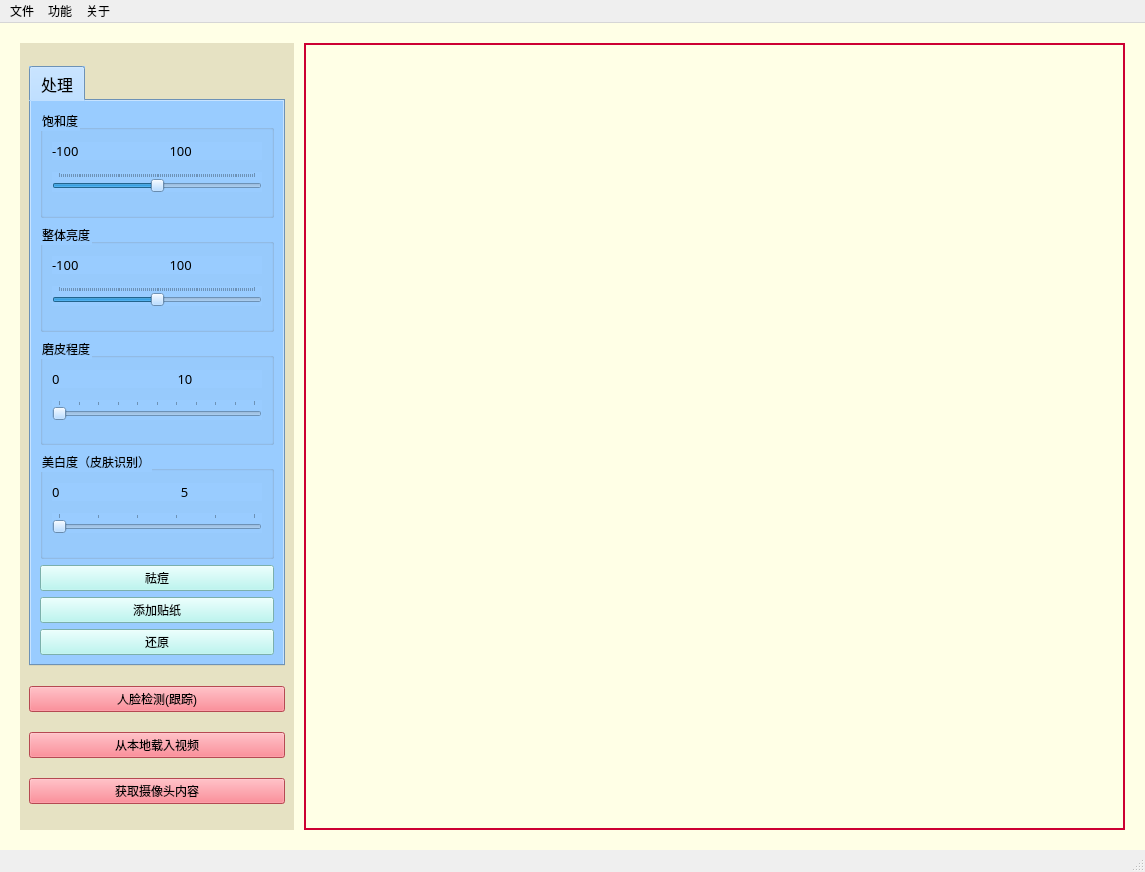
<?xml version="1.0" encoding="UTF-8"?>
<ui version="4.0">
 <class>MainWindow</class>
 <widget class="QMainWindow" name="MainWindow">
  <property name="windowModality">
   <enum>Qt::NonModal</enum>
  </property>
  <property name="enabled">
   <bool>true</bool>
  </property>
  <property name="geometry">
   <rect>
    <x>0</x>
    <y>0</y>
    <width>1145</width>
    <height>872</height>
   </rect>
  </property>
  <property name="sizePolicy">
   <sizepolicy hsizetype="Preferred" vsizetype="Preferred">
    <horstretch>50</horstretch>
    <verstretch>10</verstretch>
   </sizepolicy>
  </property>
  <property name="focusPolicy">
   <enum>Qt::StrongFocus</enum>
  </property>
  <property name="contextMenuPolicy">
   <enum>Qt::ActionsContextMenu</enum>
  </property>
  <property name="acceptDrops">
   <bool>true</bool>
  </property>
  <property name="windowTitle">
   <string>相机特效</string>
  </property>
  <property name="windowIcon">
   <iconset>
    <normaloff>C:/Users/kunkun/.designer/backup/cam.ico</normaloff>C:/Users/kunkun/.designer/backup/cam.ico</iconset>
  </property>
  <property name="statusTip">
   <string/>
  </property>
  <property name="autoFillBackground">
   <bool>false</bool>
  </property>
  <property name="styleSheet">
   <string notr="true"/>
  </property>
  <property name="iconSize">
   <size>
    <width>50</width>
    <height>50</height>
   </size>
  </property>
  <property name="animated">
   <bool>true</bool>
  </property>
  <property name="tabShape">
   <enum>QTabWidget::Rounded</enum>
  </property>
  <property name="dockNestingEnabled">
   <bool>false</bool>
  </property>
  <property name="dockOptions">
   <set>QMainWindow::AllowTabbedDocks|QMainWindow::AnimatedDocks</set>
  </property>
  <widget class="QWidget" name="centralwidget">
   <property name="sizePolicy">
    <sizepolicy hsizetype="Preferred" vsizetype="Preferred">
     <horstretch>0</horstretch>
     <verstretch>0</verstretch>
    </sizepolicy>
   </property>
   <property name="autoFillBackground">
    <bool>false</bool>
   </property>
   <property name="styleSheet">
    <string notr="true">background-color: rgb(255, 255, 230);
</string>
   </property>
   <layout class="QHBoxLayout" name="_2" stretch="0,13">
    <property name="spacing">
     <number>10</number>
    </property>
    <property name="leftMargin">
     <number>20</number>
    </property>
    <property name="topMargin">
     <number>20</number>
    </property>
    <property name="rightMargin">
     <number>20</number>
    </property>
    <property name="bottomMargin">
     <number>20</number>
    </property>
    <item>
     <widget class="QWidget" name="QWidgetLeft" native="true">
      <property name="styleSheet">
       <string notr="true">* {
background:#e6e2c3;


}</string>
      </property>
      <layout class="QVBoxLayout" name="verticalLayout_3">
       <item>
        <widget class="QTabWidget" name="tabWidget">
         <property name="enabled">
          <bool>true</bool>
         </property>
         <property name="minimumSize">
          <size>
           <width>256</width>
           <height>600</height>
          </size>
         </property>
         <property name="maximumSize">
          <size>
           <width>256</width>
           <height>600</height>
          </size>
         </property>
         <property name="baseSize">
          <size>
           <width>0</width>
           <height>0</height>
          </size>
         </property>
         <property name="font">
          <font>
           <family>华文中宋</family>
           <pointsize>12</pointsize>
          </font>
         </property>
         <property name="styleSheet">
          <string notr="true">*{
background-color:#99CCFF;
}</string>
         </property>
         <property name="currentIndex">
          <number>0</number>
         </property>
         <property name="elideMode">
          <enum>Qt::ElideLeft</enum>
         </property>
         <widget class="QWidget" name="tab_4">
          <property name="sizePolicy">
           <sizepolicy hsizetype="Preferred" vsizetype="Preferred">
            <horstretch>0</horstretch>
            <verstretch>0</verstretch>
           </sizepolicy>
          </property>
          <property name="font">
           <font>
            <family>微软雅黑</family>
            <pointsize>11</pointsize>
           </font>
          </property>
          <property name="styleSheet">
           <string notr="true">QPushButton{
background-color: #acf6ef;
}</string>
          </property>
          <attribute name="title">
           <string>处理</string>
          </attribute>
          <layout class="QVBoxLayout" name="verticalLayout_2" stretch="0,0,0,0,0,0,0">
           <item>
            <widget class="QGroupBox" name="groupBox_3">
             <property name="sizePolicy">
              <sizepolicy hsizetype="Preferred" vsizetype="Preferred">
               <horstretch>20</horstretch>
               <verstretch>0</verstretch>
              </sizepolicy>
             </property>
             <property name="title">
              <string>饱和度</string>
             </property>
             <layout class="QVBoxLayout" name="verticalLayout_6">
              <property name="spacing">
               <number>0</number>
              </property>
              <property name="topMargin">
               <number>0</number>
              </property>
              <item>
               <widget class="QLabel" name="label_9">
                <property name="sizePolicy">
                 <sizepolicy hsizetype="Expanding" vsizetype="Maximum">
                  <horstretch>0</horstretch>
                  <verstretch>0</verstretch>
                 </sizepolicy>
                </property>
                <property name="minimumSize">
                 <size>
                  <width>10</width>
                  <height>10</height>
                 </size>
                </property>
                <property name="font">
                 <font>
                  <family>微软雅黑</family>
                  <pointsize>10</pointsize>
                 </font>
                </property>
                <property name="lineWidth">
                 <number>10</number>
                </property>
                <property name="text">
                 <string>-100                           100</string>
                </property>
               </widget>
              </item>
              <item>
               <widget class="QSlider" name="horizontalSlider">
                <property name="cursor">
                 <cursorShape>PointingHandCursor</cursorShape>
                </property>
                <property name="minimum">
                 <number>-50</number>
                </property>
                <property name="maximum">
                 <number>50</number>
                </property>
                <property name="tracking">
                 <bool>true</bool>
                </property>
                <property name="orientation">
                 <enum>Qt::Horizontal</enum>
                </property>
                <property name="tickPosition">
                 <enum>QSlider::TicksAbove</enum>
                </property>
                <property name="tickInterval">
                 <number>1</number>
                </property>
               </widget>
              </item>
             </layout>
            </widget>
           </item>
           <item>
            <widget class="QGroupBox" name="groupBox">
             <property name="sizePolicy">
              <sizepolicy hsizetype="Preferred" vsizetype="Preferred">
               <horstretch>20</horstretch>
               <verstretch>0</verstretch>
              </sizepolicy>
             </property>
             <property name="styleSheet">
              <string notr="true"/>
             </property>
             <property name="title">
              <string>整体亮度</string>
             </property>
             <layout class="QVBoxLayout" name="verticalLayout_4">
              <property name="spacing">
               <number>0</number>
              </property>
              <property name="topMargin">
               <number>0</number>
              </property>
              <item>
               <widget class="QLabel" name="label_6">
                <property name="sizePolicy">
                 <sizepolicy hsizetype="Expanding" vsizetype="Maximum">
                  <horstretch>0</horstretch>
                  <verstretch>0</verstretch>
                 </sizepolicy>
                </property>
                <property name="minimumSize">
                 <size>
                  <width>10</width>
                  <height>10</height>
                 </size>
                </property>
                <property name="font">
                 <font>
                  <family>微软雅黑</family>
                  <pointsize>10</pointsize>
                 </font>
                </property>
                <property name="lineWidth">
                 <number>10</number>
                </property>
                <property name="text">
                 <string>-100                           100</string>
                </property>
               </widget>
              </item>
              <item>
               <widget class="QSlider" name="horizontalSlider_4">
                <property name="sizePolicy">
                 <sizepolicy hsizetype="Expanding" vsizetype="Fixed">
                  <horstretch>50</horstretch>
                  <verstretch>0</verstretch>
                 </sizepolicy>
                </property>
                <property name="font">
                 <font>
                  <weight>50</weight>
                  <bold>false</bold>
                 </font>
                </property>
                <property name="cursor">
                 <cursorShape>PointingHandCursor</cursorShape>
                </property>
                <property name="mouseTracking">
                 <bool>false</bool>
                </property>
                <property name="focusPolicy">
                 <enum>Qt::StrongFocus</enum>
                </property>
                <property name="minimum">
                 <number>-50</number>
                </property>
                <property name="maximum">
                 <number>50</number>
                </property>
                <property name="orientation">
                 <enum>Qt::Horizontal</enum>
                </property>
                <property name="tickPosition">
                 <enum>QSlider::TicksAbove</enum>
                </property>
                <property name="tickInterval">
                 <number>1</number>
                </property>
               </widget>
              </item>
             </layout>
            </widget>
           </item>
           <item>
            <widget class="QGroupBox" name="groupBox_13">
             <property name="title">
              <string>磨皮程度</string>
             </property>
             <layout class="QVBoxLayout" name="verticalLayout_17">
              <property name="spacing">
               <number>0</number>
              </property>
              <property name="topMargin">
               <number>0</number>
              </property>
              <item>
               <widget class="QLabel" name="label_16">
                <property name="sizePolicy">
                 <sizepolicy hsizetype="Expanding" vsizetype="Maximum">
                  <horstretch>0</horstretch>
                  <verstretch>0</verstretch>
                 </sizepolicy>
                </property>
                <property name="minimumSize">
                 <size>
                  <width>10</width>
                  <height>10</height>
                 </size>
                </property>
                <property name="font">
                 <font>
                  <family>微软雅黑</family>
                  <pointsize>10</pointsize>
                 </font>
                </property>
                <property name="text">
                 <string>0                                   10</string>
                </property>
                <property name="textFormat">
                 <enum>Qt::AutoText</enum>
                </property>
               </widget>
              </item>
              <item>
               <widget class="QSlider" name="horizontalSlider_11">
                <property name="sizePolicy">
                 <sizepolicy hsizetype="Expanding" vsizetype="Fixed">
                  <horstretch>50</horstretch>
                  <verstretch>0</verstretch>
                 </sizepolicy>
                </property>
                <property name="font">
                 <font>
                  <weight>50</weight>
                  <bold>false</bold>
                 </font>
                </property>
                <property name="cursor">
                 <cursorShape>PointingHandCursor</cursorShape>
                </property>
                <property name="mouseTracking">
                 <bool>false</bool>
                </property>
                <property name="focusPolicy">
                 <enum>Qt::StrongFocus</enum>
                </property>
                <property name="maximum">
                 <number>10</number>
                </property>
                <property name="pageStep">
                 <number>10</number>
                </property>
                <property name="orientation">
                 <enum>Qt::Horizontal</enum>
                </property>
                <property name="tickPosition">
                 <enum>QSlider::TicksAbove</enum>
                </property>
                <property name="tickInterval">
                 <number>1</number>
                </property>
               </widget>
              </item>
             </layout>
            </widget>
           </item>
           <item>
            <widget class="QGroupBox" name="groupBox_15">
             <property name="sizePolicy">
              <sizepolicy hsizetype="Preferred" vsizetype="Preferred">
               <horstretch>20</horstretch>
               <verstretch>0</verstretch>
              </sizepolicy>
             </property>
             <property name="styleSheet">
              <string notr="true"/>
             </property>
             <property name="title">
              <string>美白度（皮肤识别）</string>
             </property>
             <layout class="QVBoxLayout" name="verticalLayout_20">
              <property name="spacing">
               <number>0</number>
              </property>
              <property name="topMargin">
               <number>0</number>
              </property>
              <item>
               <widget class="QLabel" name="label_18">
                <property name="sizePolicy">
                 <sizepolicy hsizetype="Expanding" vsizetype="Maximum">
                  <horstretch>0</horstretch>
                  <verstretch>0</verstretch>
                 </sizepolicy>
                </property>
                <property name="minimumSize">
                 <size>
                  <width>10</width>
                  <height>10</height>
                 </size>
                </property>
                <property name="font">
                 <font>
                  <family>微软雅黑</family>
                  <pointsize>10</pointsize>
                 </font>
                </property>
                <property name="lineWidth">
                 <number>10</number>
                </property>
                <property name="text">
                 <string>0                                    5</string>
                </property>
               </widget>
              </item>
              <item>
               <widget class="QSlider" name="horizontalSlider_13">
                <property name="sizePolicy">
                 <sizepolicy hsizetype="Expanding" vsizetype="Fixed">
                  <horstretch>50</horstretch>
                  <verstretch>0</verstretch>
                 </sizepolicy>
                </property>
                <property name="font">
                 <font>
                  <weight>50</weight>
                  <bold>false</bold>
                 </font>
                </property>
                <property name="cursor">
                 <cursorShape>PointingHandCursor</cursorShape>
                </property>
                <property name="mouseTracking">
                 <bool>false</bool>
                </property>
                <property name="focusPolicy">
                 <enum>Qt::StrongFocus</enum>
                </property>
                <property name="minimum">
                 <number>0</number>
                </property>
                <property name="maximum">
                 <number>50</number>
                </property>
                <property name="orientation">
                 <enum>Qt::Horizontal</enum>
                </property>
                <property name="tickPosition">
                 <enum>QSlider::TicksAbove</enum>
                </property>
                <property name="tickInterval">
                 <number>10</number>
                </property>
               </widget>
              </item>
             </layout>
            </widget>
           </item>
           <item>
            <widget class="QPushButton" name="pushButton">
             <property name="text">
              <string>祛痘</string>
             </property>
            </widget>
           </item>
           <item>
            <widget class="QPushButton" name="pushButton_12">
             <property name="text">
              <string>添加贴纸</string>
             </property>
            </widget>
           </item>
           <item>
            <widget class="QPushButton" name="pushButton_5">
             <property name="text">
              <string>还原</string>
             </property>
            </widget>
           </item>
          </layout>
         </widget>
        </widget>
       </item>
       <item>
        <widget class="QPushButton" name="pushButton_4">
         <property name="styleSheet">
          <string notr="true">background-color: #fe6673;</string>
         </property>
         <property name="text">
          <string>人脸检测(跟踪)</string>
         </property>
        </widget>
       </item>
       <item>
        <widget class="QPushButton" name="pushButton_3">
         <property name="styleSheet">
          <string notr="true">background-color: #fe6673;</string>
         </property>
         <property name="text">
          <string>从本地载入视频</string>
         </property>
        </widget>
       </item>
       <item>
        <widget class="QPushButton" name="pushButton_2">
         <property name="styleSheet">
          <string notr="true">background-color: #fe6673;</string>
         </property>
         <property name="text">
          <string>获取摄像头内容</string>
         </property>
        </widget>
       </item>
      </layout>
     </widget>
    </item>
    <item>
     <layout class="QVBoxLayout" name="verticalLayout" stretch="100">
      <property name="spacing">
       <number>0</number>
      </property>
      <property name="leftMargin">
       <number>0</number>
      </property>
      <property name="topMargin">
       <number>0</number>
      </property>
      <property name="rightMargin">
       <number>0</number>
      </property>
      <property name="bottomMargin">
       <number>0</number>
      </property>
      <item>
       <widget class="QGraphicsView" name="graphicsView">
        <property name="minimumSize">
         <size>
          <width>0</width>
          <height>500</height>
         </size>
        </property>
        <property name="styleSheet">
         <string notr="true">border: 2px solid #CC0033;</string>
        </property>
        <property name="frameShape">
         <enum>QFrame::NoFrame</enum>
        </property>
        <property name="verticalScrollBarPolicy">
         <enum>Qt::ScrollBarAsNeeded</enum>
        </property>
        <property name="horizontalScrollBarPolicy">
         <enum>Qt::ScrollBarAsNeeded</enum>
        </property>
        <property name="sizeAdjustPolicy">
         <enum>QAbstractScrollArea::AdjustToContents</enum>
        </property>
        <property name="alignment">
         <set>Qt::AlignCenter</set>
        </property>
        <property name="renderHints">
         <set>QPainter::SmoothPixmapTransform</set>
        </property>
        <property name="resizeAnchor">
         <enum>QGraphicsView::NoAnchor</enum>
        </property>
       </widget>
      </item>
     </layout>
    </item>
   </layout>
  </widget>
  <widget class="QStatusBar" name="statusbar"/>
  <widget class="QMenuBar" name="menubar">
   <property name="geometry">
    <rect>
     <x>0</x>
     <y>0</y>
     <width>1145</width>
     <height>26</height>
    </rect>
   </property>
   <property name="font">
    <font>
     <kerning>true</kerning>
    </font>
   </property>
   <property name="mouseTracking">
    <bool>true</bool>
   </property>
   <property name="tabletTracking">
    <bool>false</bool>
   </property>
   <property name="acceptDrops">
    <bool>true</bool>
   </property>
   <property name="nativeMenuBar">
    <bool>false</bool>
   </property>
   <widget class="QMenu" name="menu">
    <property name="title">
     <string>文件</string>
    </property>
    <addaction name="action_21"/>
    <addaction name="action_2"/>
    <addaction name="action"/>
   </widget>
   <widget class="QMenu" name="menu_5">
    <property name="title">
     <string>关于</string>
    </property>
    <addaction name="action_5"/>
   </widget>
   <widget class="QMenu" name="menu_2">
    <property name="title">
     <string>功能</string>
    </property>
    <addaction name="actionAI"/>
    <addaction name="action_17"/>
    <addaction name="action_18"/>
   </widget>
   <addaction name="menu"/>
   <addaction name="menu_2"/>
   <addaction name="menu_5"/>
  </widget>
  <action name="action">
   <property name="text">
    <string>保存</string>
   </property>
   <property name="statusTip">
    <string>打开图片</string>
   </property>
   <property name="shortcut">
    <string>Ctrl+O</string>
   </property>
   <property name="priority">
    <enum>QAction::HighPriority</enum>
   </property>
  </action>
  <action name="action_2">
   <property name="text">
    <string>另存为</string>
   </property>
   <property name="statusTip">
    <string>保存图片</string>
   </property>
   <property name="whatsThis">
    <string/>
   </property>
   <property name="shortcut">
    <string>Ctrl+S</string>
   </property>
  </action>
  <action name="action_3">
   <property name="text">
    <string>高斯滤波</string>
   </property>
  </action>
  <action name="action_4">
   <property name="text">
    <string>图像清晰</string>
   </property>
   <property name="statusTip">
    <string>图像清晰</string>
   </property>
  </action>
  <action name="action_6">
   <property name="text">
    <string>高斯滤波</string>
   </property>
   <property name="statusTip">
    <string>高斯滤波</string>
   </property>
  </action>
  <action name="action_7">
   <property name="text">
    <string>均值滤波</string>
   </property>
   <property name="statusTip">
    <string>均值滤波</string>
   </property>
  </action>
  <action name="actionLaplacian">
   <property name="text">
    <string>Laplacian</string>
   </property>
   <property name="statusTip">
    <string>Laplacian</string>
   </property>
  </action>
  <action name="actionSobel">
   <property name="text">
    <string>Sobel</string>
   </property>
   <property name="statusTip">
    <string>Sobel</string>
   </property>
  </action>
  <action name="actionPrewitt">
   <property name="text">
    <string>Prewitt</string>
   </property>
   <property name="statusTip">
    <string>Prewitt</string>
   </property>
  </action>
  <action name="action_9">
   <property name="text">
    <string>频域平滑</string>
   </property>
   <property name="statusTip">
    <string>频域平滑</string>
   </property>
  </action>
  <action name="action_10">
   <property name="text">
    <string>频域锐化</string>
   </property>
   <property name="statusTip">
    <string>频域锐化</string>
   </property>
  </action>
  <action name="action_11">
   <property name="text">
    <string>中值滤波</string>
   </property>
   <property name="statusTip">
    <string>中值滤波</string>
   </property>
  </action>
  <action name="action_12">
   <property name="text">
    <string>美白度选择</string>
   </property>
   <property name="statusTip">
    <string>美白度选择</string>
   </property>
  </action>
  <action name="action_13">
   <property name="text">
    <string>平滑度选择</string>
   </property>
   <property name="statusTip">
    <string>平滑度选择</string>
   </property>
  </action>
  <action name="action_5">
   <property name="text">
    <string>关于我们</string>
   </property>
   <property name="statusTip">
    <string>还原</string>
   </property>
  </action>
  <action name="action_8">
   <property name="text">
    <string>撤销</string>
   </property>
   <property name="statusTip">
    <string>撤销</string>
   </property>
   <property name="shortcut">
    <string>Ctrl+Z</string>
   </property>
   <property name="shortcutContext">
    <enum>Qt::WindowShortcut</enum>
   </property>
  </action>
  <action name="action_14">
   <property name="text">
    <string>放大</string>
   </property>
   <property name="statusTip">
    <string>放大</string>
   </property>
   <property name="shortcut">
    <string>+</string>
   </property>
   <property name="iconVisibleInMenu">
    <bool>true</bool>
   </property>
  </action>
  <action name="action_15">
   <property name="text">
    <string>缩小</string>
   </property>
   <property name="statusTip">
    <string>缩小</string>
   </property>
   <property name="shortcut">
    <string>-</string>
   </property>
  </action>
  <action name="action_16">
   <property name="text">
    <string>截图</string>
   </property>
   <property name="statusTip">
    <string>截图</string>
   </property>
  </action>
  <action name="actionwo">
   <property name="text">
    <string>wo</string>
   </property>
  </action>
  <action name="actionGamma">
   <property name="text">
    <string>Gamma变换</string>
   </property>
  </action>
  <action name="actionAI">
   <property name="text">
    <string>AI换脸功能</string>
   </property>
  </action>
  <action name="action_17">
   <property name="text">
    <string>图像处理功能</string>
   </property>
  </action>
  <action name="action_18">
   <property name="text">
    <string>视频处理功能</string>
   </property>
  </action>
  <action name="action_19">
   <property name="text">
    <string>检查更新</string>
   </property>
  </action>
  <action name="action_20">
   <property name="text">
    <string>重新下载</string>
   </property>
  </action>
  <action name="action_21">
   <property name="text">
    <string>取消当前视频</string>
   </property>
  </action>
 </widget>
 <tabstops>
  <tabstop>graphicsView</tabstop>
  <tabstop>horizontalSlider</tabstop>
 </tabstops>
 <resources/>
 <connections/>
</ui>
